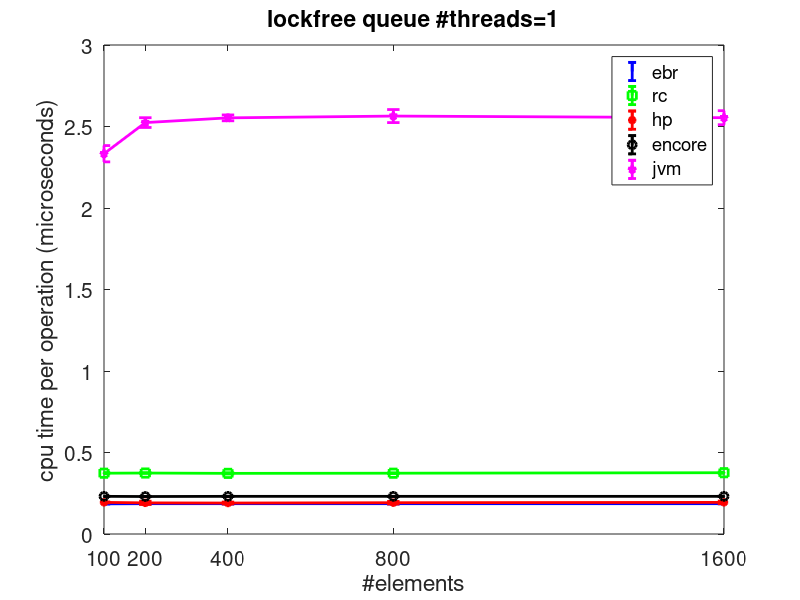
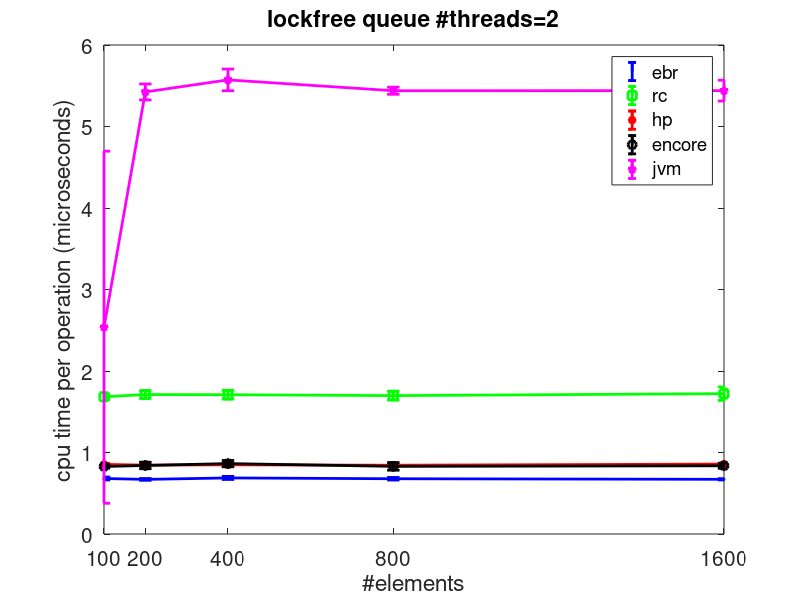
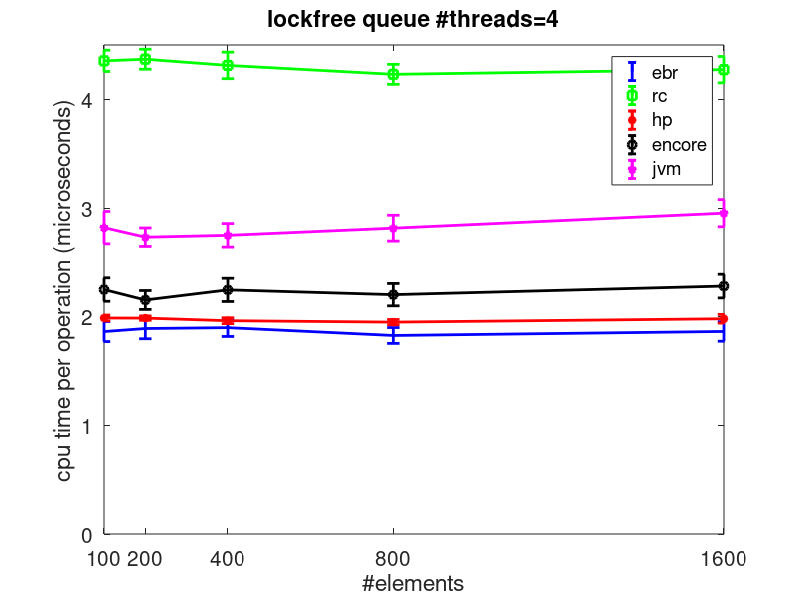
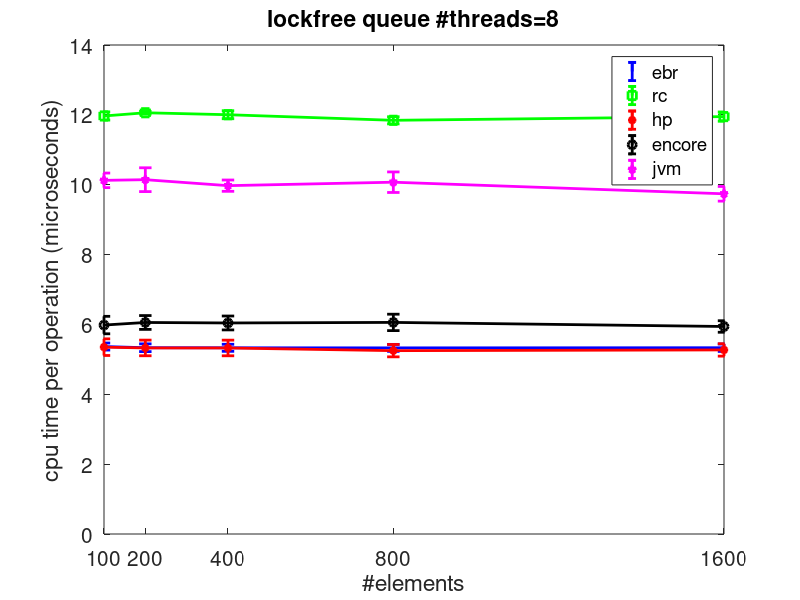

These charts were generated, in order, by the following MATLAB code:
load ./db_queue.mat;
% queue of mr algo
ebr=1; rc=2; hp=3; dw=4; jvm=5;
gcs = [ebr rc hp dw jvm];
threads = [1 2 4 8 16 31 32 63 64];
elements = [100 200 400 800 1600];

exclude_rc = 0;
mylegend = {"ebr"; "rc"; "hp"; "encore"; "jvm"};

if exclude_rc == 1
    mylegend(2,:) = [];
end
directory_prefix = 'plots/queue'
function myplot(x, y, err, myxlabel, myylabel, xtick, mylegend, mytitle, filename)
    close all
    fullscreen = get(0,'ScreenSize');
    figure(1, 'Position',[0 -50 fullscreen(3) fullscreen(4)]);
    clf;
    y = y/1000;
    err = err/1000;
    set (0, "defaultlinelinewidth", 2);
    if size(x, 2) == 4
        errorbar(...
            x(:, 1), y(:, 1), err(:, 1), '-b', ...
            x(:, 2), y(:, 2), err(:, 2), '-*r', ...
            x(:, 3), y(:, 3), err(:, 3), '-ok', ...
            x(:, 4), y(:, 4), err(:, 4), '-pm' ...
            )
    else
        errorbar(...
            x(:, 1), y(:, 1), err(:, 1), '-b', ...
            x(:, 2), y(:, 2), err(:, 2), '-sg', ...
            x(:, 3), y(:, 3), err(:, 3), '-*r', ...
            x(:, 4), y(:, 4), err(:, 4), '-ok', ...
            x(:, 5), y(:, 5), err(:, 5), '-pm' ...
            )
    end
    title(mytitle, 'fontsize', 15)
    xlabel(myxlabel, 'fontsize', 15)
    ylabel(myylabel, 'fontsize', 15)
    yl = ylim;
    axis([x(1), x(end), 0, yl(end)])
    set(gca, 'xtick', xtick)
    set(gca, 'fontsize', 15)
    lh = legend(mylegend);
    % set(lh,'FontSize',15);
    print(1, filename)
end

data_avg = 0;
data_std = 0;
for i = 1:2
    if i == 1
        prefix = strcat(directory_prefix, '/exec_time');
        data_avg = db_queue_total_avg;
        data_std = db_queue_total_std;
        myylabel = 'cpu time per operation (microseconds)';
    else
        prefix = strcat(directory_prefix, '/footprint');
        data_avg = db_queue_footprint_avg;
        data_std = db_queue_footprint_std;
        myylabel = 'footprint (kilybytes)';
    end

    for t = threads
        xtick = elements;
        x = repmat(xtick', 1, size(gcs, 2));
        y = x;
        err = x;
        for gc = gcs
            tmp = data_avg(gc, find(t == threads), :);
            tmp = squeeze(tmp);
            y(:, gc) = tmp;
            tmp = data_std(gc, find(t == threads), :);
            tmp = squeeze(tmp);
            err(:, gc) = tmp;
        end
        if exclude_rc == 1
            x(:, 2) = [];
            y(:, 2) = [];
            err(:, 2) = [];
        end
        mytitle = ...
          sprintf("lockfree queue #threads=%d", t);
        myxlabel = '#elements';
        filename = sprintf("%s/queue_%d_%s.png", prefix, t, 'x');
        myplot(x, y, err, myxlabel, myylabel, xtick, mylegend, mytitle, filename)
    end

    for e = elements
        xtick = threads;
        x = repmat(xtick', 1, size(gcs, 2));
        y = x;
        err = x;
        for gc = gcs
            tmp = data_avg(gc, :, find(e == elements));
            tmp = squeeze(tmp);
            y(:, gc) = tmp;
            tmp = data_std(gc, :, find(e == elements));
            tmp = squeeze(tmp);
            err(:, gc) = tmp;
        end
        if exclude_rc == 1
            x(:, 2) = [];
            y(:, 2) = [];
            err(:, 2) = [];
        end
        mytitle = ...
          sprintf("lockfree queue #elements=%d", e);
        myxlabel = '#threads';
        filename = sprintf("%s/queue_%s_%d.png", prefix, 'x', e);
        myplot(x, y, err, myxlabel, myylabel, xtick, mylegend, mytitle, filename)
    end
end
return
